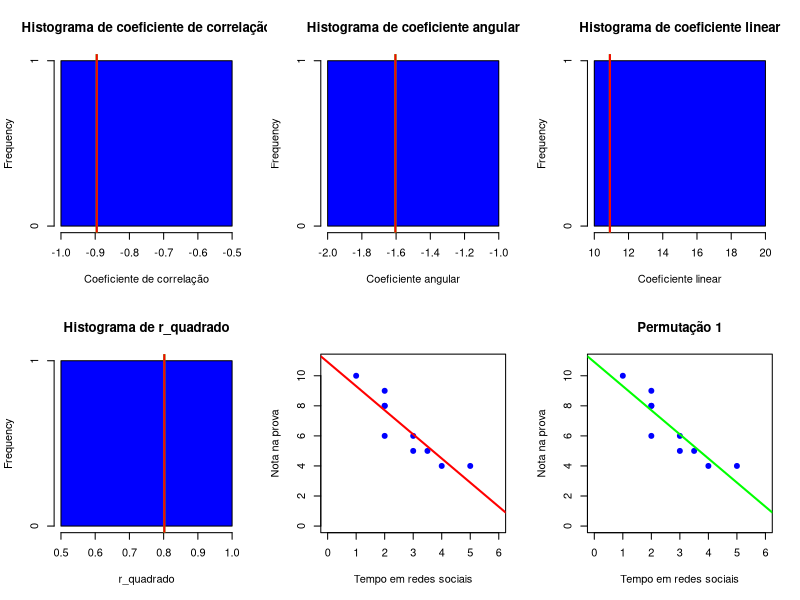
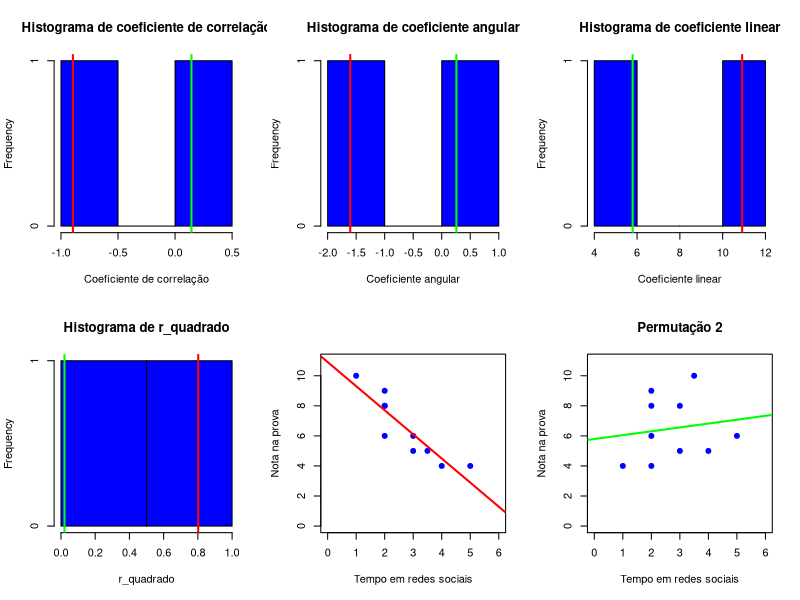
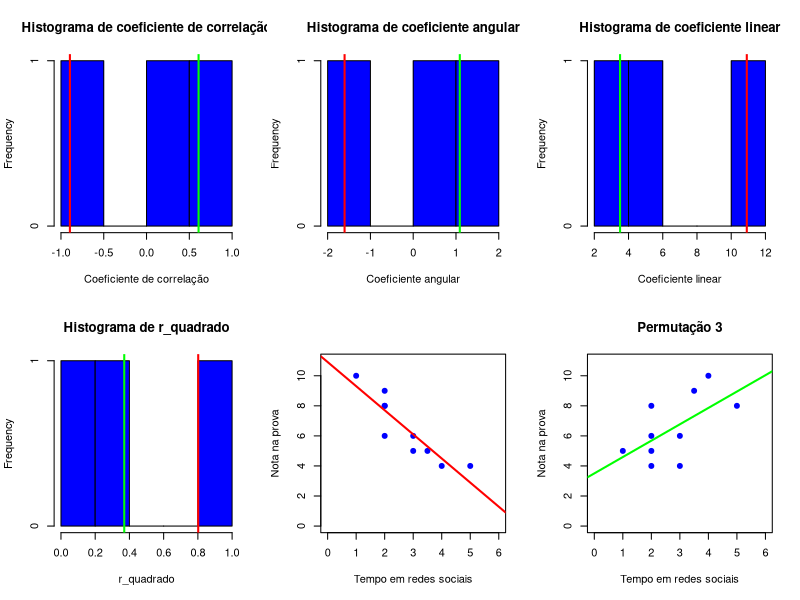
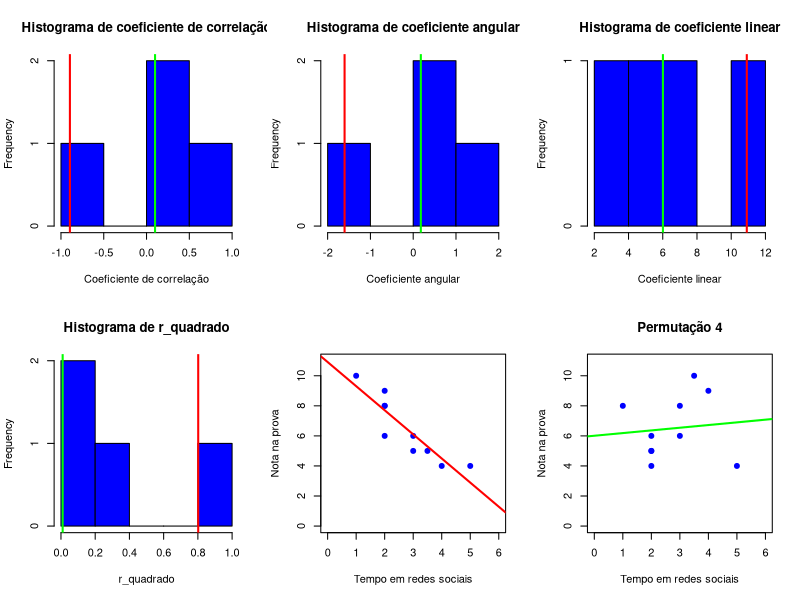
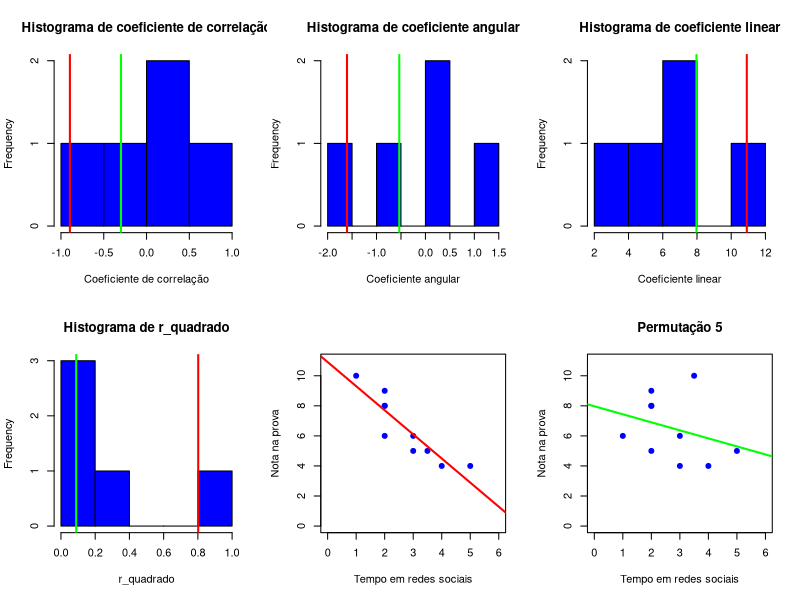
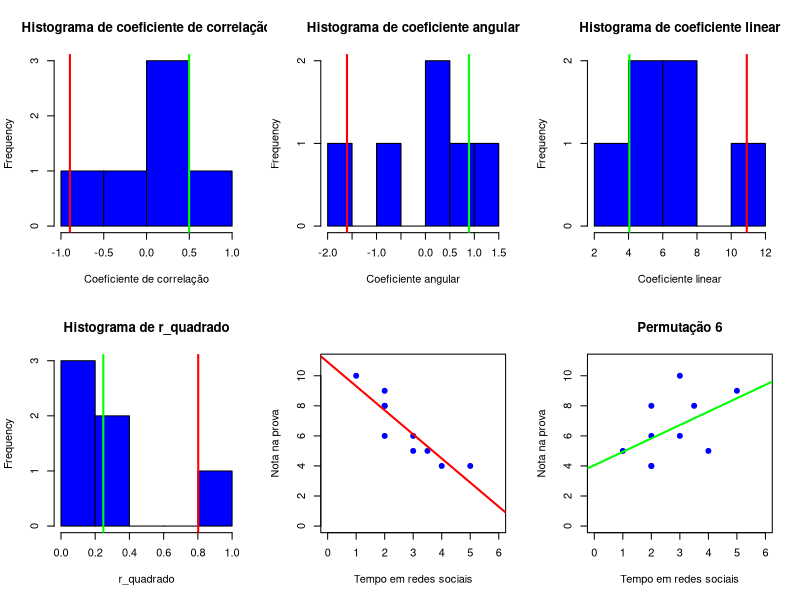
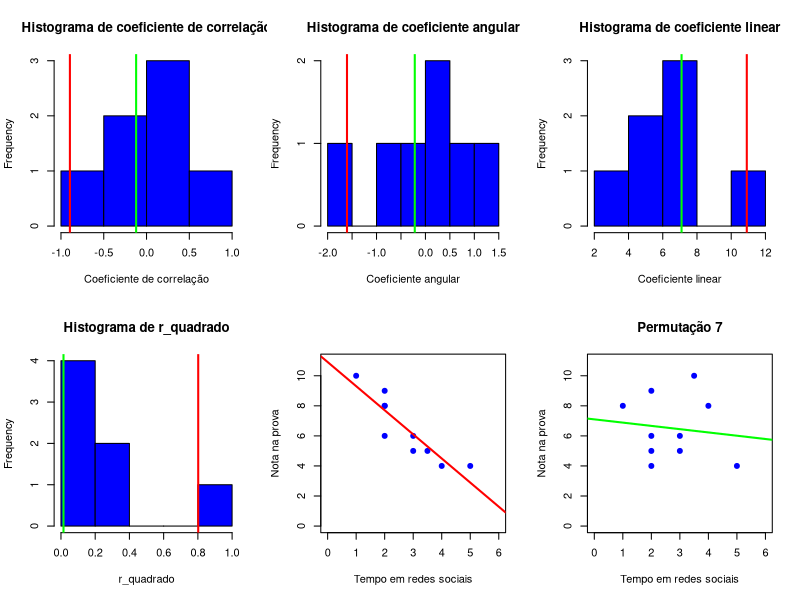
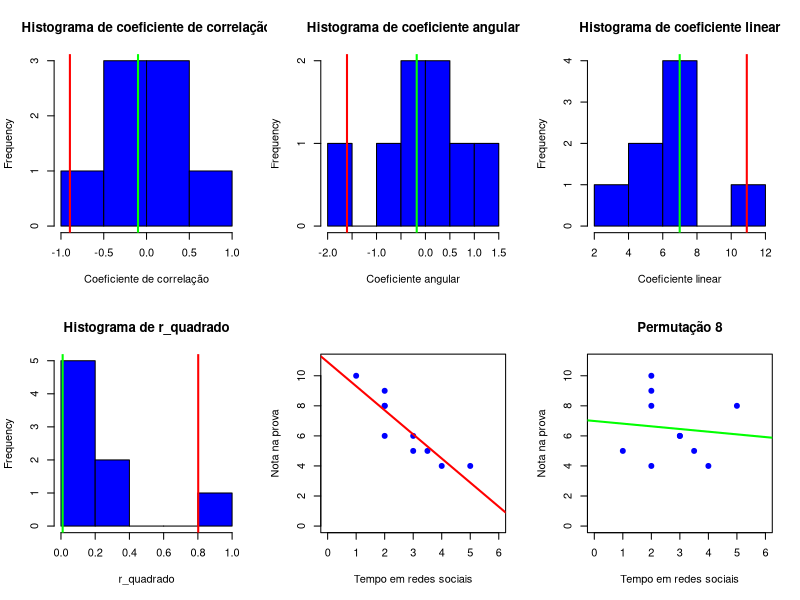

Here is the R script that generated these plots, in order: (Note: a time limit stopped this script after it produced the figures.)
## Coeficiente de correlação manual

# Dados ------------------------------------------------------------------------
alunos <- c(
  "Pedro",
  "João",
  "Maria",
  "Ana",
  "José",
  "Carlos",
  "Paulo",
  "Lucas",
  "Marta",
  "Julia"
)
tempo_redes_sociais <- c(1, 2, 2, 2, 3, 2, 3, 3.5, 4, 5)
nota_prova <- c(10, 9, 8, 8, 6, 6, 5, 5, 4, 4)
df <- data.frame(alunos, tempo_redes_sociais, nota_prova)

# Abstrair ---------------------------------------------------------------------
# remover primeira coluna
df <- df[, -1]
colnames(df) <- c("x", "y")

# Covariancia ------------------------------------------------------------------
## Tamanho amostral
length <- length(df$x)

## Médias
media_x <- mean(df$x)
media_y <- mean(df$y)

resultados <- data.frame(
  "permutacao" = numeric(),
  "coeficiente_angular" = numeric(),
  "coeficiente_linear" = numeric(),
  "coeficiente_correlacao" = numeric(),
  "r_quadrado" = numeric(),
  "soma_dos_residuos" = numeric()
)
permutations <- 5000
tempo_de_espera <- 3
for (i in 1:permutations){

  desvios_x <- df$x - media_x
  desvios_y <- df$y - media_y

  ## Covariancia ---------------------------------------------------------------
  desvios_x <- df$x - media_x
  desvios_y <- df$y - media_y
  desvios_multiplicados <- desvios_x * desvios_y

  sigma_x <- sum(df$x)
  sigma_y <- sum(df$y)
  sigma_desvios_x <- sum(desvios_x)
  sigma_desvios_y <- sum(desvios_y)
  soma_desvios_multiplicados <- sum(desvios_multiplicados)

  covariancia <- soma_desvios_multiplicados / (length - 1)

  # Coeficiente de correlação --------------------------------------------------
  variancia_x <- sum(desvios_x ^ 2) / (length - 1)
  variancia_y <- sum(desvios_y ^ 2) / (length - 1)
  coeficiente_correlacao <- covariancia / sqrt(variancia_x * variancia_y)
  r_quadrado <- coeficiente_correlacao ^ 2

  # Componentes da reta --------------------------------------------------------
  coeficiente_angular <- covariancia / variancia_x
  coeficiente_linear <- media_y - coeficiente_angular * media_x
  y_predito <- coeficiente_angular * df$x + coeficiente_linear
  residuos <- df$y - y_predito
  soma_dos_residuos <- sum(residuos)

  if (i == 1) {
    df_original <- data.frame(
      "x" = df$x,
      "y" = df$y,
      "y_predito" = y_predito,
      "residuos" = residuos
    )

    resultados_originais <- data.frame(
      "permutacao" = i,
      "coeficiente_angular" = coeficiente_angular,
      "coeficiente_linear" = coeficiente_linear,
      "coeficiente_correlacao" = coeficiente_correlacao,
      "r_quadrado" = r_quadrado,
      "soma_dos_residuos" = soma_dos_residuos
    )
  }

  # atualizar resultados
  resultados <- rbind(
    resultados,
    data.frame(
      "permutacao" = i,
      "coeficiente_angular" = coeficiente_angular,
      "coeficiente_linear" = coeficiente_linear,
      "coeficiente_correlacao" = coeficiente_correlacao,
      "r_quadrado" = r_quadrado,
      "soma_dos_residuos" = soma_dos_residuos
    )
  )


  # plotar ---------------------------------------------------------------------
  par(mfrow = c(2, 3))

  ## Histograma do coeficiente de correlação
  hist(
    resultados$coeficiente_correlacao,
    main = "Histograma de coeficiente de correlação",
    xlab = "Coeficiente de correlação",
    col = "blue"
  )
  abline(v = resultados[i, "coeficiente_correlacao"], col = "green", lwd = 2)
  abline(v = resultados[1, "coeficiente_correlacao"], col = "red", lwd = 2)

  ## Histograma do coeficiente angular
  hist(
    resultados$coeficiente_angular,
    main = "Histograma de coeficiente angular",
    xlab = "Coeficiente angular",
    col = "blue"
  )
  abline(v = resultados[i, "coeficiente_angular"], col = "green", lwd = 2)
  abline(v = resultados[1, "coeficiente_angular"], col = "red", lwd = 2)

  ## Histograma do coeficiente linear
  hist(
    resultados$coeficiente_linear,
    main = "Histograma de coeficiente linear",
    xlab = "Coeficiente linear",
    col = "blue"
  )
  abline(v = resultados[i, "coeficiente_linear"], col = "green", lwd = 2)
  abline(v = resultados[1, "coeficiente_linear"], col = "red", lwd = 2)

  ## Histograma do r_quadrado
  hist(
    resultados$r_quadrado,
    main = "Histograma de r_quadrado",
    xlab = "r_quadrado",
    col = "blue"
  )
  abline(v = resultados[i, "r_quadrado"], col = "green", lwd = 2)
  abline(v = resultados[1, "r_quadrado"], col = "red", lwd = 2)

  ## Histograma da soma dos resíduos
  plot(
    df_original$x, df_original$y,
    pch = 19,
    col = "blue",
    main = "",
    xlab = "Tempo em redes sociais",
    ylab = "Nota na prova",
    xlim = c(0, 6),
    ylim = c(0, 11)
  )
  abline(
    resultados_originais$coeficiente_linear,
    resultados_originais$coeficiente_angular,
    col = "red", lwd = 2
  )

  # plotar o scatterplot e a linha do dado permutado
  plot(
    df$x, df$y,
    pch = 19,
    col = "blue",
    main = paste0("Permutação ", i),
    xlab = "Tempo em redes sociais",
    ylab = "Nota na prova",
    xlim = c(0, 6),
    ylim = c(0, 11)
  )
  abline(coeficiente_linear, coeficiente_angular, col = "green", lwd = 2)


  ## Permutar ------------------------------------------------------------------
  df$y <- sample(df$y)
  df$x <- sample(df$x)

  ## Aguardar ------------------------------------------------------------------
  Sys.sleep(tempo_de_espera)
  tempo_de_espera <- (tempo_de_espera / 1.5) + 0.05

}

## Calcular p-valor
coef_obs <- resultados_originais$coeficiente_correlacao
p_valor <- sum(abs(resultados$coeficiente_correlacao) >= abs(coef_obs)) / permutations
